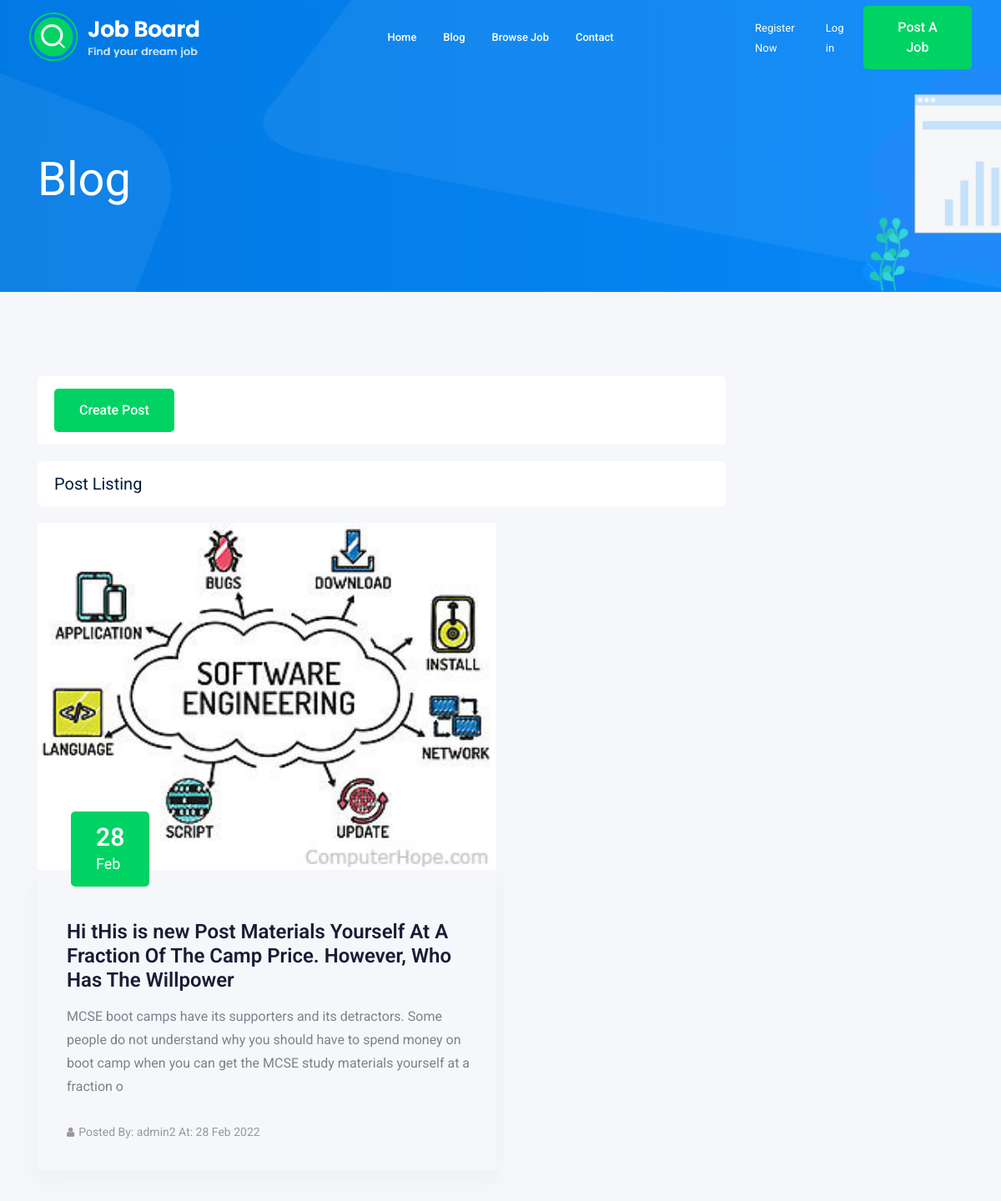
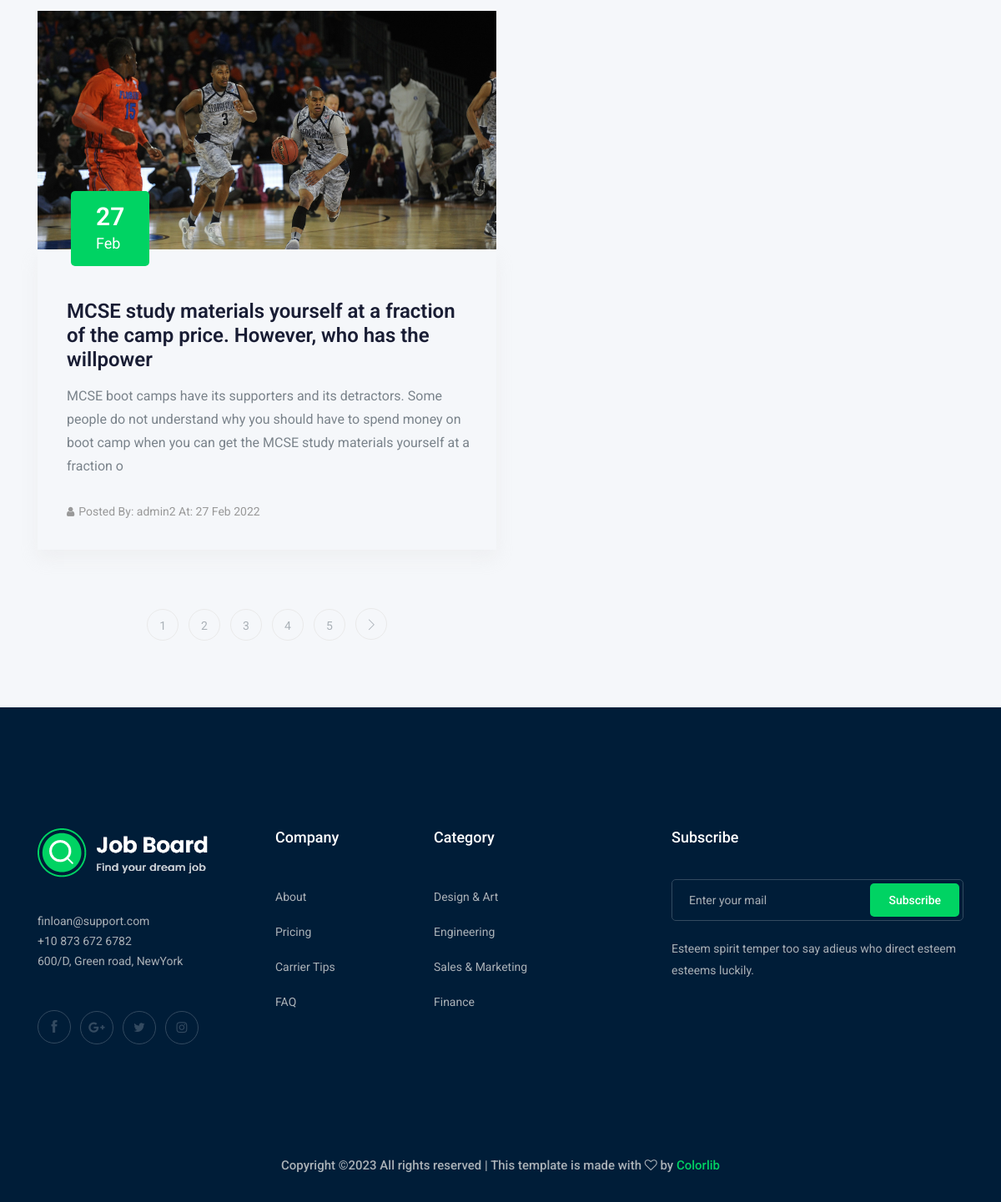
Screenshot of /blog/ with the database file from the repository (2 pictures, top to bottom).
### blog/models.py (models this page shows, shortened)
class Post(models.Model):
    title =  models.CharField(max_length=200, unique=True)
    slug=models.SlugField(blank=True,null=True)
    author = models.ForeignKey(User,related_name='post_owner',on_delete=models.CASCADE)
    created_on = models.DateTimeField(auto_now_add=True)
    updated_on = models.DateTimeField(auto_now=True)
    image=models.ImageField(upload_to=image_upload)
    content = models.TextField()
    class Meta:
        ordering = ['-created_on']

### blog/views.py (the view)
# urls.py: path('',views.blog_list,name="blog_list"),
def blog_list(request):
    blog_list=Post.objects.all()
    paginator=Paginator(blog_list,2)
    page_number=request.GET.get('page')
    page_obj=paginator.get_page(page_number)
    context={'blogs':page_obj,}
    return render(request,'blog/blog_list.html',context)

### blog/templates/blog/blog_list.html (shortened to what this page needs)
{% extends 'base.html' %}
{% load bootstrap4 %}
    {% block body %}
    <div class="bradcam_area bradcam_bg_1">
        <div class="container">
            <div class="row">
                <div class="col-xl-12">
                    <div class="bradcam_text">
                        <h3>Blog</h3>
                    </div>
                </div>
            </div>
        </div>
    </div>
    <div class="job_listing_area plus_padding">
        <div class="container">
            <div class="row">
                <div class="col-lg-9">
                    <div class="recent_joblist_wrap">
                        <div class="recent_joblist white-bg ">
                            <div class="row align-items-center">
                                <div class="col-md-6">
                                    <div class="d-none d-lg-block">
                                        <a class="boxed-btn3" href="{% url 'blogs:blog_create_post' %}">Create Post</a>
                                    </div>
                                </div>
                            </div>
                        </div>
                    </div>
                    <div class="recent_joblist_wrap">
                        <div class="recent_joblist white-bg ">
                            <div class="row align-items-center">
                                <div class="col-md-6">
                                    <h4>Post Listing</h4>
                                </div>
                            </div>
                        </div>
                    </div>
                    <div class="job_lists m-0">
                        <div class="col-lg-8 mb-5 mb-lg-0">
                        <div class="blog_left_sidebar">
                        <div class="row">
                            {% for blog in blogs %}
                                <article class="blog_item">
                                    <div class="blog_item_img">
                                        <img class="card-img rounded-0" src="{{blog.image.url}}" alt="">
                                        <a href="{% url 'blogs:blog_detail' blog.slug %}" class="blog_item_date">
                                            <h3>{{blog.created_on|date:'d'}}</h3>
                                            <p>{{blog.created_on|date:'M'}}</p>
                                        </a>
                                    </div>
                                    <div class="blog_details">
                                        <a class="d-inline-block" href="{% url 'blogs:blog_detail' blog.slug %}">
                                            <h2>{{blog.title}}</h2>
                                        </a>
                                        <p>{{blog.content|slice:":200"}}</p>
                                        <ul class="blog-info-link">
                                            <li><a href="#"><i class="fa fa-user"></i>Posted By: {{ blog.author }} At: {{blog.created_on|date:'d M o'}}</a></li>
                                        </ul>
                                    </div>
                                </article>
                            {% endfor %}
                        </div>
                        {% if blogs.has_other_pages %}
                            <div class="row">
                                <div class="col-lg-12">
                                    <div class="pagination_wrap">
                                        <ul>
                                        {% for i in blogs.paginator.page_range %}
                                            <li><a href="?page={{i}}"><span>{{i}}</span></a></li>
                                        {% endfor %}
                                        {% if blogs.has_next %}
                                            <li><a href="?page={{blogs.next_page_number}}"> <i class="ti-angle-right"></i> </a></li>
                                        {% endif %}
                                        </ul>
                                    </div>
                                </div>
                            </div>
                        {% endif %}
                        </div>
                        </div>
                    </div>
                </div>
            </div>
        </div>
    </div>
    {% endblock body %}

### templates/base.html (shortened to what this page needs)
{% load static %}
<!doctype html>
<html class="no-js" lang="zxx">
<head>
    <link rel="stylesheet" href="{% static 'css/bootstrap.min.css' %}">
    <link rel="stylesheet" href="{% static 'css/owl.carousel.min.css' %}">
    <link rel="stylesheet" href="{% static 'css/magnific-popup.css' %}">
    <link rel="stylesheet" href="{% static 'css/font-awesome.min.css' %}">
    <link rel="stylesheet" href="{% static 'css/themify-icons.css' %}">
    <link rel="stylesheet" href="{% static 'css/nice-select.css' %}">
    <link rel="stylesheet" href="{% static 'css/flaticon.css' %}">
    <link rel="stylesheet" href="{% static 'css/jquery-ui.css' %}">
    <link rel="stylesheet" href="{% static 'css/gijgo.css' %}">
    <link rel="stylesheet" href="{% static 'css/animate.min.css' %}">
    <link rel="stylesheet" href="{% static 'css/slicknav.css' %}">
    <link rel="stylesheet" href="{% static 'css/base.css' %}">
    <link rel="stylesheet" href="{% static 'css/style.css' %}">
</head>
<body>
    <header>
        <div class="header-area ">
            <div id="sticky-header" class="main-header-area">
                <div class="container-fluid ">
                    <div class="header_bottom_border">
                        <div class="row align-items-center">
                            <div class="col-xl-3 col-lg-2">
                                <div class="logo">
                                    <a href="#">
                                        <img src="{% static "img/logo.png" %}" alt="" >
                                    </a>
                                </div>
                            </div>
                            <div class="col-xl-6 col-lg-7">
                                <div class="main-menu  d-none d-lg-block">
                                    <nav>
                                        <ul id="navigation">
                                            <li><a href="/">home</a></li>
                                            <li><a href="{% url 'blogs:blog_list' %}">Blog</a></li>
                                            <li><a href="{% url 'jobs:job_list' %}">Browse Job</a></li>
                                            <li><a href="{% url 'contact:contact_sendmsg' %}">Contact</a></li>
                                        </ul>
                                    </nav>
                                </div>
                            </div>
                            <div class="col-xl-3 col-lg-3 d-none d-lg-block">
                                <div class="Appointment">
                                    {% if request.user.is_authenticated %}
                                        <div class="phone_num d-none d-xl-block">
                                        <a href="{% url 'logout'%}">Log out</a>
                                        </div>
                                        <div class="phone_num d-none d-xl-block">
                                            <a href="{% url 'accounts:profile'%}">My Profile</a>
                                        </div>
                                    {% else %}
                                        <div class="phone_num d-none d-xl-block">
                                        <a href="{% url 'accounts:register'%}">Register Now</a>
                                        </div>
                                        <div class="phone_num d-none d-xl-block">
                                            <a href="{% url 'login'%}">Log in</a>
                                        </div>
                                    {% endif %}
                                    <div class="d-none d-lg-block">
                                        <a class="boxed-btn3" href="{% url 'jobs:add_job'%}">Post a Job</a>
                                    </div>
                                </div>
                            </div>
                            <div class="col-12">
                            </div>
                        </div>
                    </div>
                </div>
            </div>
        </div>
    </header>
    {% block body %}
    {% endblock body %}
    <footer class="footer">
        <div class="footer_top">
            <div class="container">
                <div class="row">
                    <div class="col-xl-3 col-md-6 col-lg-3">
                        <div class="footer_widget wow fadeInUp" data-wow-duration="1s" data-wow-delay=".3s">
                            <div class="footer_logo">
                                <a href="#">
                                    <img src="img/logo.png" alt="">
                                </a>
                            </div>
                            <p>
                                finloan@support.com <br>
                                +10 873 672 6782 <br>
                                600/D, Green road, NewYork
                            </p>
                            <div class="socail_links">
                                <ul>
                                    <li>
                                        <a href="#">
                                            <i class="ti-facebook"></i>
                                        </a>
                                    </li>
                                    <li>
                                        <a href="#">
                                            <i class="fa fa-google-plus"></i>
                                        </a>
                                    </li>
                                    <li>
                                        <a href="#">
                                            <i class="fa fa-twitter"></i>
                                        </a>
                                    </li>
                                    <li>
                                        <a href="#">
                                            <i class="fa fa-instagram"></i>
                                        </a>
                                    </li>
                                </ul>
                            </div>
                        </div>
                    </div>
                    <div class="col-xl-2 col-md-6 col-lg-2">
                        <div class="footer_widget wow fadeInUp" data-wow-duration="1.1s" data-wow-delay=".4s">
                            <h3 class="footer_title">
                                Company
                            </h3>
                            <ul>
                                <li><a href="#">About </a></li>
                                <li><a href="#"> Pricing</a></li>
                                <li><a href="#">Carrier Tips</a></li>
                                <li><a href="#">FAQ</a></li>
                            </ul>
                        </div>
                    </div>
                    <div class="col-xl-3 col-md-6 col-lg-3">
                        <div class="footer_widget wow fadeInUp" data-wow-duration="1.2s" data-wow-delay=".5s">
                            <h3 class="footer_title">
                                Category
                            </h3>
                            <ul>
                                <li><a href="#">Design & Art</a></li>
                                <li><a href="#">Engineering</a></li>
                                <li><a href="#">Sales & Marketing</a></li>
                                <li><a href="#">Finance</a></li>
                            </ul>
                        </div>
                    </div>
                    <div class="col-xl-4 col-md-6 col-lg-4">
                        <div class="footer_widget wow fadeInUp" data-wow-duration="1.3s" data-wow-delay=".6s">
                            <h3 class="footer_title">
                                Subscribe
                            </h3>
                            <form action="#" class="newsletter_form">
                                <input type="text" placeholder="Enter your mail">
                                <button type="submit">Subscribe</button>
                            </form>
                            <p class="newsletter_text">Esteem spirit temper too say adieus who direct esteem esteems
                                luckily.</p>
                        </div>
                    </div>
                </div>
            </div>
        </div>
        <div class="copy-right_text wow fadeInUp" data-wow-duration="1.4s" data-wow-delay=".3s">
            <div class="container">
                <div class="row">
                    <div class="col-xl-12">
                        <p class="copy_right text-center">
Copyright &copy;<script>document.write(new Date().getFullYear());</script> All rights reserved | This template is made with <i class="fa fa-heart-o" aria-hidden="true"></i> by <a href="https://colorlib.com" target="_blank">Colorlib</a>
                        </p>
                    </div>
                </div>
            </div>
        </div>
    </footer>
</body>
</html>

### rows the page displays
Post: image (picture), created_on "28", created_on "Feb", title "Hi tHis is new Post Materials Yourself At A Fraction Of The Camp Price. However, Who Has The Willpower", content "MCSE boot camps have its supporters and its detractors. Some people do not understand why you should have to spend money on boot camp when you can get the MCSE study materials yourself at a fraction o", author "admin2", created_on "28 Feb 2022"
Post: image (picture), created_on "27", created_on "Feb", title "MCSE study materials yourself at a fraction of the camp price. However, who has the willpower", content "MCSE boot camps have its supporters and its detractors. Some people do not understand why you should have to spend money on boot camp when you can get the MCSE study materials yourself at a fraction o", author "admin2", created_on "27 Feb 2022"

### other values shown
{{ i }} "1" "2" "3" "4" "5"
